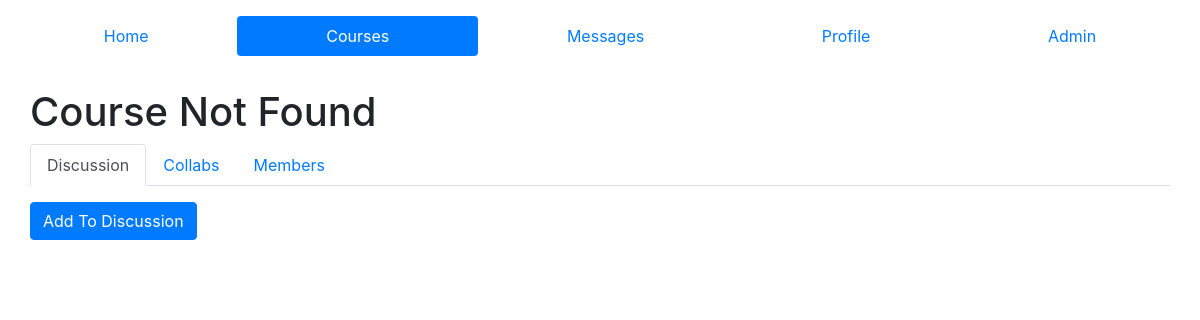
Page /courses/2222 (signed in) on the earlier database version.
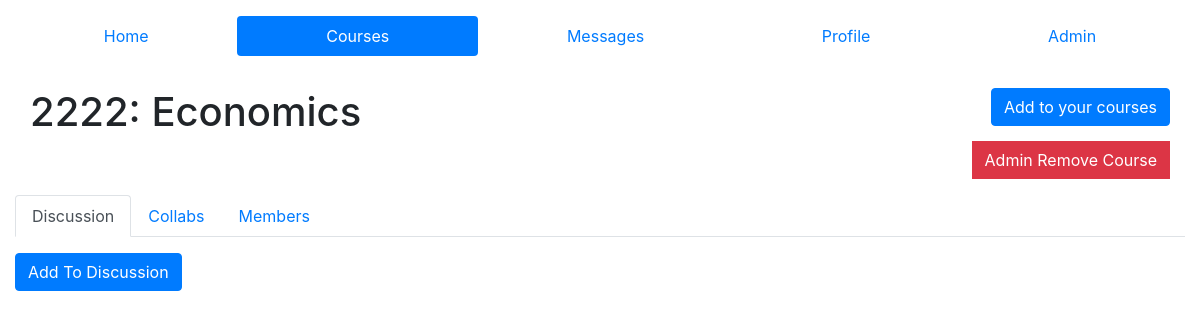
Same page on the later database version.
### ed/models.py (models this page shows)
class Course(models.Model):
    courseCode = models.CharField(max_length=20, default="Course Code")
    courseName = models.CharField(max_length=50, default="CourseName")
    members = models.ManyToManyField(Profile, through="MemberShip", through_fields=("course", "person"))

### ed/views.py (the view, shortened to what this page needs)
# urls.py: path('courses/<slug:code>', views.singleCourse, name="Course"),
def singleCourse(request, code):
    is_admin = False
    p = Profile.objects.get(user=request.user)
    if p.is_admin:
        is_admin = True
    if not request.POST:
        try:
            course = Course.objects.get(courseCode=code)
        except:
            course = None
        try:
            resources = Resource.objects.filter(course=course)
            resources = resources.all()
        except:
            resources = None
        try:
            userProfile = Profile.objects.get(user=request.user)
            exist = MemberShip.objects.filter(person=userProfile, course=course)
            if exist:
                subscribed = True
            else:
                subscribed = False
        except:
            subscribed = False
        members = MemberShip.objects.filter(course=course)
        profileIds = members.values_list('person', flat=True)
        profiles = Profile.objects.filter(id__in=profileIds)
        discussions = Discussion.objects.filter(course=course)
        context = {
            'course': course,
            'active': 'courses',
            'resources': resources,
            'subscribed': subscribed,
            'profiles': profiles,
            'discussions': discussions.all(),
            'is_admin': is_admin
        }
        return render(request, 'course.html', context=context)

### templates/course.html (shortened to what this page needs)
{% extends "core.html" %}
{% block content %}
    {% if course %}
    <div class="row">
        <div class="col-6">
            <div class="title" style="display: flex;">
                <h1 role="heading" aria-level="1">
                    {{course.courseCode}}:
                    {{course.courseName}}
                </h1>
            </div>
        </div>
        <div class="col-6" style="display: flex;">
            <div class='action-buttons btn-group-vertical'>
            <form action="/courses/{{course.courseCode}}" method="post" style="margin-left: auto">
                    {% if subscribed %}
                        <button type="submit" name="code" value="{{course.courseCode}}" class="btn btn-danger" role="button">
                        Remove from your courses
                    {% else %}
                        <button type="submit" name="code" value="{{course.courseCode}}" class="btn btn-primary" role="button">
                        Add to your courses
                    {% endif %}
                </button>
            </form>
            {% if is_admin %}
            <button type="button" class="btn btn-danger" data-toggle="modal" data-target="#adminModal" role="button">
               Admin Remove Course
            </button>
        </div>
        </div>
            {% endif %}
        </div>
    </div>
    {% else %}
        <h1 role="heading">Course Not Found</h1>
    {% endif %}
    <ul class="nav nav-tabs" id="myTab" role="tablist" >
        <li class="nav-item">
            <a class="nav-link active" id="discussion-tab" data-toggle="tab" href="#discussion" role="tab" aria-controls="discussion" aria-selected="true" tab-index="0">Discussion</a>
        </li>
         <li class="nav-item">
            <a class="nav-link" id="resources-tab" data-toggle="tab" href="#resources" role="tab" aria-controls="resources" aria-selected="false" tab-index="1">Collabs</a>
        </li>
         <li class="nav-item">
            <a class="nav-link" id="members-tab" data-toggle="tab" href="#members" role="tab" aria-controls="members" aria-selected="false" tab-index="2">Members</a>
        </li>
    </ul>
    <div class="tab-content" id="myTabContent">
        <div class="tab-pane show active" id="discussion" role="tabpanel" aria-labelledby="discussion-tab">
        <button type="button" class="btn btn-primary" data-toggle="modal" data-target="#discussionModal">
            Add To Discussion
        </button>
        </div>
    </div>
</body>
{% endblock %}

Differences in the rows shown:
added Course: courseCode "2222", courseName "Economics"
Other differences:
text no longer shown: "Course Not Found"
text now shown: ": Add to your courses Admin Remove Course"
